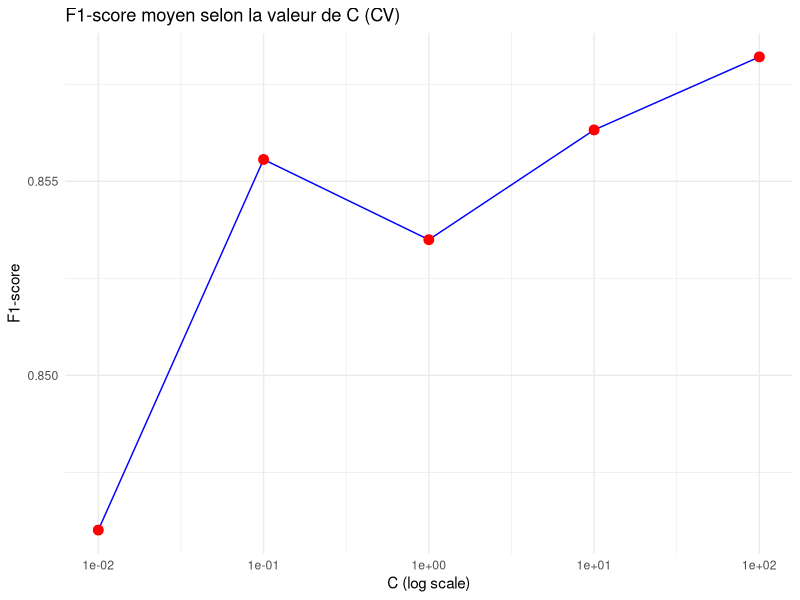
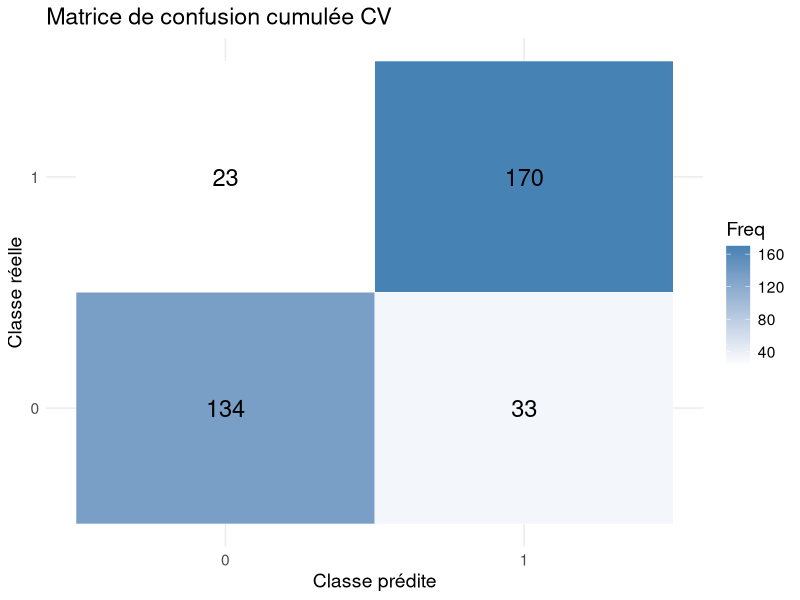
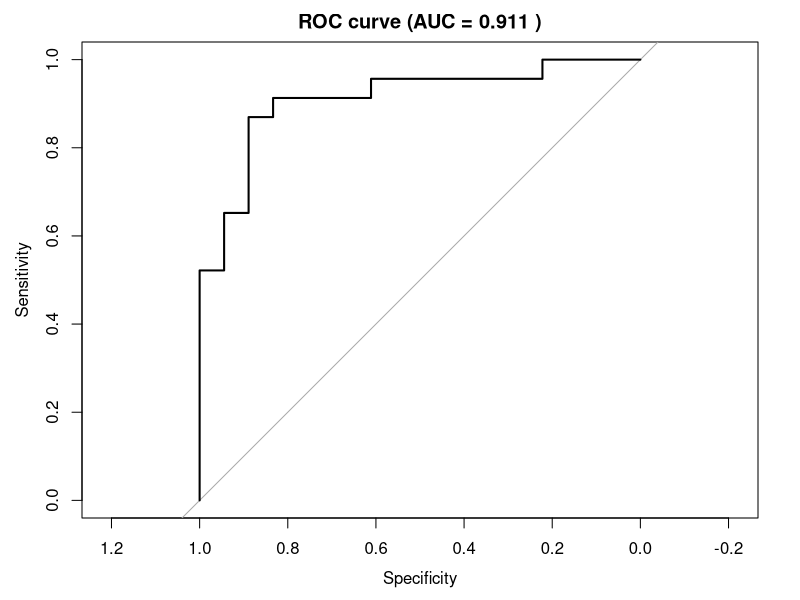
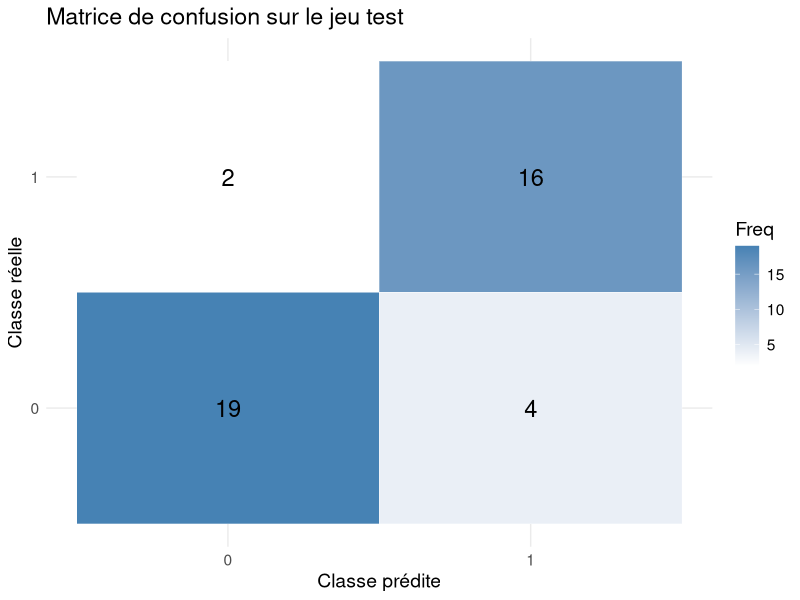

Generate these figures, in order, with R:
## ---- chunk 1
knitr::opts_chunk$set(echo = TRUE)
## ---- chunk 2
library(ggplot2)
library(e1071)
library(caret)
## ---- chunk 3
data <- read.csv("farms_train.csv", sep = ",", header = TRUE)
data$DIFF <- as.factor(data$DIFF)

# Colonnes à normaliser (sauf la 1ère si nécessaire)
cols_to_normalize <- 2:ncol(data)
num_cols <- sapply(data[, cols_to_normalize], is.numeric)

# Normalisation globale (pour toutes les colonnes sauf la cible)
data[, cols_to_normalize] <- scale(data[, cols_to_normalize])

# Garder une partie pour les test
data_subset <- data[1:360, ]

## ---- chunk 4
f1_score <- function(y_true, y_pred, positive_class) {
  y_true <- as.factor(y_true)
  y_pred <- as.factor(y_pred)
  
  cm <- confusionMatrix(y_pred, y_true, positive = positive_class)
  
  precision <- cm$byClass["Precision"]
  recall    <- cm$byClass["Recall"]
  
  f1 <- 2 * (precision * recall) / (precision + recall)
  return(as.numeric(f1))
}
## ---- chunk 5
set.seed(10)
C_values <- c(0.01, 0.1, 1, 10, 100)
nfolds <- 5  # 5-fold CV

resultats <- data.frame(C = numeric(), F1 = numeric())

for (c_val in C_values) {
  
  # créer les folds
  folds <- createFolds(data_subset$DIFF, k = nfolds)
  f1_fold <- c()
  
  cm_sum <- matrix(0, nrow = length(levels(data_subset$DIFF)), ncol = length(levels(data_subset$DIFF)))
  rownames(cm_sum) <- levels(data_subset$DIFF)
  colnames(cm_sum) <- levels(data_subset$DIFF)
  
  for (fold in 1:nfolds) {
    # Séparer train/validation pour ce fold
    val_idx <- folds[[fold]]
    train_data <- data_subset[-val_idx, ]
    val_data   <- data_subset[val_idx, ]
    
    # Entraîner SVM
    modele <- svm(DIFF ~ ., data = train_data, kernel = "linear", cost = c_val)
    
    # Prédire
    pred <- predict(modele, newdata = val_data)
    # Calcul de la matrice de confusion du fold
    cm <- table(Prévu = pred, Vrai = val_data$DIFF)
  
    # Ajouter cette matrice à la somme cumulée (en gérant les dimensions)
    for (true_class in levels(data_subset$DIFF)) {
      for (pred_class in levels(data_subset$DIFF)) {
        cm_sum[pred_class, true_class] <- cm_sum[pred_class, true_class] + ifelse(is.na(cm[pred_class, true_class]), 0, cm[pred_class, true_class])
      }
    }
    
    # Calcul F1
    f1 <- f1_score(y_true = val_data$DIFF, y_pred = pred, positive_class = levels(data_subset$DIFF)[2])
    f1_fold <- c(f1_fold, f1)
  }
  
  # Moyenne F1 sur les folds
  mean_f1 <- mean(f1_fold)
  
  # Sauvegarde des résultats
  resultats <- rbind(resultats, data.frame(C = c_val, F1 = mean_f1))
}

# Meilleur C
best <- resultats[which.max(resultats$F1), ]
cat("La meilleure valeur de C est :", best$C, "avec un F1-score moyen de", best$F1, "\n")

## ---- chunk 6
ggplot(resultats, aes(x = C, y = F1)) +
  geom_line(color = "blue") +
  geom_point(size = 3, color = "red") +
  scale_x_log10() +
  labs(title = "F1-score moyen selon la valeur de C (CV)",
       x = "C (log scale)", y = "F1-score") +
  theme_minimal()
## ---- chunk 7
# Créer un objet confusionMatrix
cm_obj <- confusionMatrix(as.table(cm_sum))

print(cm_obj)

# Visualisation (adaptation de ton code)
cm_df <- as.data.frame(as.table(cm_sum))
colnames(cm_df) <- c("Prévu", "Vrai", "Freq")

ggplot(data = cm_df, aes(x = Prévu, y = Vrai, fill = Freq)) +
  geom_tile(color = "white") +
  geom_text(aes(label = Freq), size = 6, color = "black") +
  scale_fill_gradient(low = "white", high = "steelblue") +
  labs(title = "Matrice de confusion cumulée CV", x = "Classe prédite", y = "Classe réelle") +
  theme_minimal() +
  theme(text = element_text(size = 14))

## ---- chunk 8
library(pROC)  # pour la ROC et AUC

# Jeu de test (hors data_subset)
test_data <- data[-(1:360), ]

# Entraînement du modèle final sur tout data_subset avec le meilleur C
final_model <- svm(DIFF ~ ., data = data_subset, kernel = "linear", cost = best$C, probability = TRUE)

# Prédiction sur le jeu test (avec probabilités)
pred_prob <- predict(final_model, newdata = test_data, probability = TRUE)

# Extraire les probabilités pour la classe positive (la 2ème classe)
prob_values <- attr(pred_prob, "probabilities")[, levels(data$DIFF)[2]]

# Calcul ROC et AUC
roc_obj <- roc(response = test_data$DIFF, predictor = prob_values, levels = rev(levels(test_data$DIFF)))

# Affichage de la courbe ROC
plot(roc_obj, main = paste("ROC curve (AUC =", round(auc(roc_obj), 3), ")"))

# Prédictions classes
pred_class <- predict(final_model, newdata = test_data)

# Matrice de confusion sur le jeu test
cm_test <- confusionMatrix(pred_class, test_data$DIFF, positive = levels(data$DIFF)[2])

print(cm_test)

# Visualisation matrice de confusion test
cm_test_df <- as.data.frame(cm_test$table)
colnames(cm_test_df) <- c("Prévu", "Vrai", "Freq")

ggplot(data = cm_test_df, aes(x = Prévu, y = Vrai, fill = Freq)) +
  geom_tile(color = "white") +
  geom_text(aes(label = Freq), size = 6, color = "black") +
  scale_fill_gradient(low = "white", high = "steelblue") +
  labs(title = "Matrice de confusion sur le jeu test", x = "Classe prédite", y = "Classe réelle") +
  theme_minimal() +
  theme(text = element_text(size = 14))

